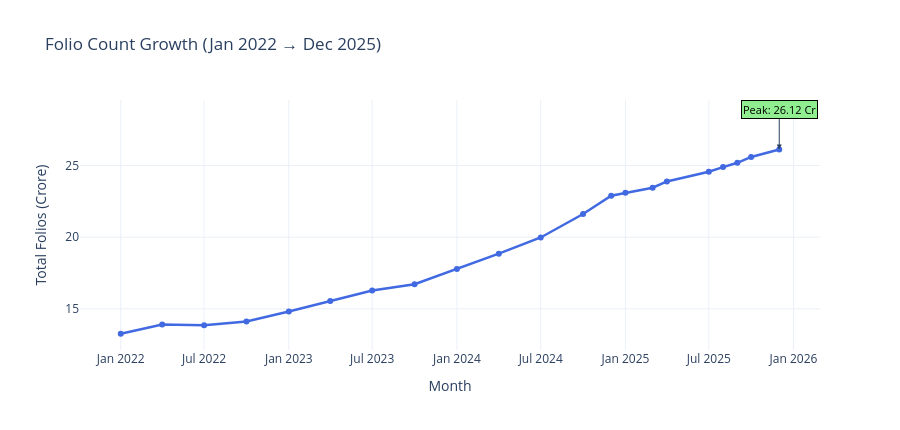

Notebook cell for this chart:
### Code cell
import os
import pandas as pd
import plotly.graph_objects as go

# Convert month column to datetime
folio['month_dt'] = pd.to_datetime(folio['month'], format='%Y-%m')

# Create figure
fig = go.Figure()

fig.add_trace(
    go.Scatter(
        x=folio['month_dt'],
        y=folio['total_folios_crore'],
        mode='lines+markers',
        name='Total Folios',
        line=dict(color='royalblue', width=2.5),
        marker=dict(size=6)
    )
)

# Find peak row
peak_row = folio.loc[folio['total_folios_crore'].idxmax()]

# Add annotation (FIXED)
fig.add_annotation(
    x=peak_row['month_dt'].to_pydatetime(),   # Convert Timestamp
    y=float(peak_row['total_folios_crore']),  # Convert to float
    text=f"Peak: {peak_row['total_folios_crore']:.2f} Cr",
    showarrow=True,
    arrowhead=2,
    ax=0,
    ay=-40,
    bgcolor='lightgreen',
    bordercolor='black',
    borderwidth=1,
    font=dict(size=11, color='black')
)

# Update layout
fig.update_layout(
    title='Folio Count Growth (Jan 2022 → Dec 2025)',
    xaxis_title='Month',
    yaxis_title='Total Folios (Crore)',
    height=430,
    template='plotly_white'
)

# Save chart
output_path = os.path.join(CHARTS, 'chart7_folio_growth.png')
fig.write_image(output_path, width=1200, height=600, scale=2)

# Display chart
fig.show()

print(f"✅ Chart 7 saved → {output_path}")

### Figure 1 — Plotly figure (JSON) as saved in the notebook; plotly's stock layout.template omitted (floating-point values rounded to 4 significant figures)
{"data": [{"line": {"color": "royalblue", "width": 2.5}, "marker": {"size": 6}, "mode": "lines+markers", "name": "Total Folios", "type": "scatter", "x": ["2022-01-01T00:00:00", "2022-04-01T00:00:00", "2022-07-01T00:00:00", "2022-10-01T00:00:00", "2023-01-01T00:00:00", "2023-04-01T00:00:00", "2023-07-01T00:00:00", "2023-10-01T00:00:00", "2024-01-01T00:00:00", "2024-04-01T00:00:00", "2024-07-01T00:00:00", "2024-10-01T00:00:00", "2024-12-01T00:00:00", "2025-01-01T00:00:00", "2025-03-01T00:00:00", "2025-04-01T00:00:00", "2025-07-01T00:00:00", "2025-08-01T00:00:00", "2025-09-01T00:00:00", "2025-10-01T00:00:00", "2025-12-01T00:00:00"], "y": [13.26, 13.91, 13.85, 14.12, 14.81, 15.54, 16.28, 16.72, 17.78, 18.85, 19.98, 21.62, 22.89, 23.1, 23.45, 23.89, 24.57, 24.89, 25.19, 25.6, 26.12]}], "layout": {"annotations": [{"arrowhead": 2, "ax": 0, "ay": -40, "bgcolor": "lightgreen", "bordercolor": "black", "borderwidth": 1, "font": {"color": "black", "size": 11}, "showarrow": true, "text": "Peak: 26.12 Cr", "x": "2025-12-01T00:00:00", "y": 26.12}], "height": 430, "title": {"text": "Folio Count Growth (Jan 2022 → Dec 2025)"}, "xaxis": {"title": {"text": "Month"}}, "yaxis": {"title": {"text": "Total Folios (Crore)"}}}}
